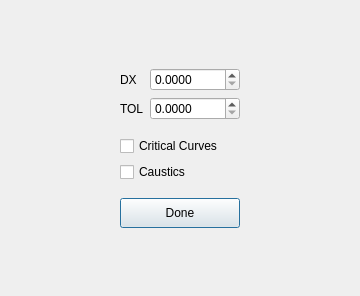
<?xml version="1.0" encoding="UTF-8"?>
<ui version="4.0">
 <class>CausticDialog</class>
 <widget class="QDialog" name="CausticDialog">
  <property name="geometry">
   <rect>
    <x>0</x>
    <y>0</y>
    <width>360</width>
    <height>296</height>
   </rect>
  </property>
  <property name="minimumSize">
   <size>
    <width>360</width>
    <height>0</height>
   </size>
  </property>
  <property name="windowTitle">
   <string>Critical Curves and Caustics</string>
  </property>
  <layout class="QGridLayout" name="gridLayout_2">
   <item row="1" column="0">
    <spacer name="horizontalSpacer">
     <property name="orientation">
      <enum>Qt::Horizontal</enum>
     </property>
     <property name="sizeHint" stdset="0">
      <size>
       <width>40</width>
       <height>20</height>
      </size>
     </property>
    </spacer>
   </item>
   <item row="0" column="1">
    <spacer name="verticalSpacer_2">
     <property name="orientation">
      <enum>Qt::Vertical</enum>
     </property>
     <property name="sizeHint" stdset="0">
      <size>
       <width>20</width>
       <height>40</height>
      </size>
     </property>
    </spacer>
   </item>
   <item row="2" column="1">
    <spacer name="verticalSpacer">
     <property name="orientation">
      <enum>Qt::Vertical</enum>
     </property>
     <property name="sizeHint" stdset="0">
      <size>
       <width>20</width>
       <height>40</height>
      </size>
     </property>
    </spacer>
   </item>
   <item row="1" column="1">
    <layout class="QGridLayout" name="gridLayout">
     <item row="2" column="0">
      <layout class="QVBoxLayout" name="verticalLayout">
       <item>
        <widget class="QCheckBox" name="CriticalCurvesChkBox">
         <property name="text">
          <string>Critical Curves</string>
         </property>
        </widget>
       </item>
       <item>
        <widget class="QCheckBox" name="CausticsChkBox">
         <property name="text">
          <string>Caustics</string>
         </property>
        </widget>
       </item>
       <item>
        <spacer name="verticalSpacer_4">
         <property name="orientation">
          <enum>Qt::Vertical</enum>
         </property>
         <property name="sizeType">
          <enum>QSizePolicy::Fixed</enum>
         </property>
         <property name="sizeHint" stdset="0">
          <size>
           <width>20</width>
           <height>10</height>
          </size>
         </property>
        </spacer>
       </item>
       <item>
        <widget class="QPushButton" name="DoneBtn">
         <property name="minimumSize">
          <size>
           <width>120</width>
           <height>30</height>
          </size>
         </property>
         <property name="text">
          <string>Done</string>
         </property>
        </widget>
       </item>
      </layout>
     </item>
     <item row="1" column="0">
      <spacer name="verticalSpacer_3">
       <property name="orientation">
        <enum>Qt::Vertical</enum>
       </property>
       <property name="sizeType">
        <enum>QSizePolicy::Fixed</enum>
       </property>
       <property name="sizeHint" stdset="0">
        <size>
         <width>20</width>
         <height>10</height>
        </size>
       </property>
      </spacer>
     </item>
     <item row="0" column="0">
      <layout class="QFormLayout" name="formLayout">
       <item row="0" column="0">
        <widget class="QLabel" name="label">
         <property name="text">
          <string>DX</string>
         </property>
        </widget>
       </item>
       <item row="0" column="1">
        <widget class="QDoubleSpinBox" name="DXSpnBox">
         <property name="sizePolicy">
          <sizepolicy hsizetype="Expanding" vsizetype="Fixed">
           <horstretch>0</horstretch>
           <verstretch>0</verstretch>
          </sizepolicy>
         </property>
         <property name="minimumSize">
          <size>
           <width>90</width>
           <height>0</height>
          </size>
         </property>
         <property name="decimals">
          <number>4</number>
         </property>
         <property name="singleStep">
          <double>0.010000000000000</double>
         </property>
        </widget>
       </item>
       <item row="1" column="0">
        <widget class="QLabel" name="label_2">
         <property name="text">
          <string>TOL</string>
         </property>
        </widget>
       </item>
       <item row="1" column="1">
        <widget class="QDoubleSpinBox" name="TOLSpnBox">
         <property name="sizePolicy">
          <sizepolicy hsizetype="Expanding" vsizetype="Fixed">
           <horstretch>0</horstretch>
           <verstretch>0</verstretch>
          </sizepolicy>
         </property>
         <property name="decimals">
          <number>4</number>
         </property>
         <property name="singleStep">
          <double>0.010000000000000</double>
         </property>
        </widget>
       </item>
      </layout>
     </item>
    </layout>
   </item>
   <item row="1" column="2">
    <spacer name="horizontalSpacer_2">
     <property name="orientation">
      <enum>Qt::Horizontal</enum>
     </property>
     <property name="sizeHint" stdset="0">
      <size>
       <width>40</width>
       <height>20</height>
      </size>
     </property>
    </spacer>
   </item>
  </layout>
 </widget>
 <resources/>
 <connections/>
</ui>
